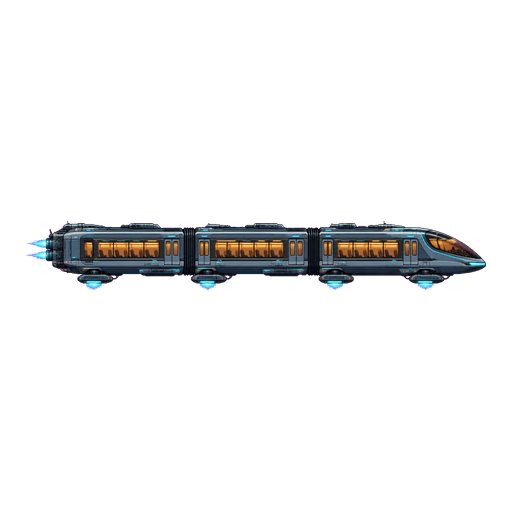
#> input picture assets/production/future/sky-shuttle-v1/single-1.png, 512 x 512 px
$ python prepare_sky_shuttle.py
#> lines starting #> are read from the running program, lines starting #| are printed output that depends on the picture; after the words box and inside, x2 and y2 are one past the last pixel; in counts of white or black regions, pixels touching at a corner belong together
"""Mechanical alpha cleanup/crop and deterministic sky-shuttle flyby sound."""
from pathlib import Path
import wave
import numpy as np
from PIL import Image

ROOT = Path(__file__).resolve().parents[1]
folder = ROOT / 'assets/production/future/sky-shuttle-v1'
image = Image.open(folder / 'single-1.png').convert('RGBA')
#> image is the input picture: PIL image 512x512 RGBA; mean R, G, B, A 6.8, 7.1, 7.4, 21.5
pixels = np.array(image)
r, g, b = [pixels[:, :, n].astype(int) for n in range(3)]
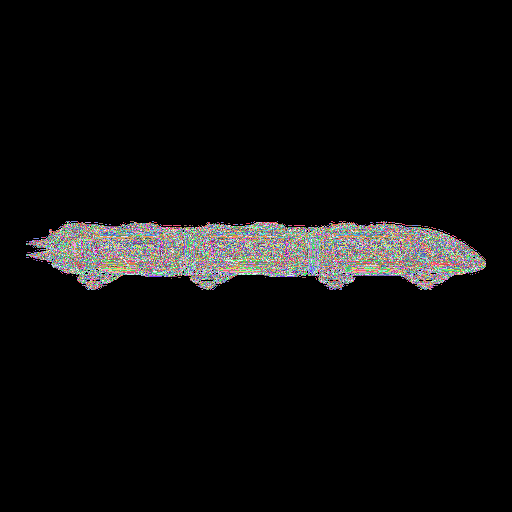
#> r: shape (512, 512) int64; 256 distinct labels, from 0 to 255; one colour per label, 0 black
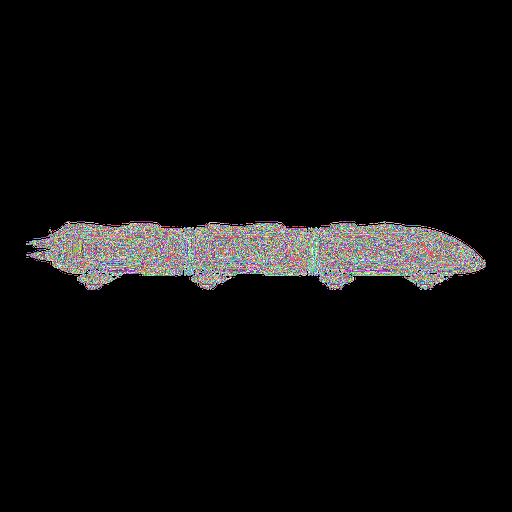
#> g: shape (512, 512) int64; 256 distinct labels, from 0 to 255; one colour per label, 0 black
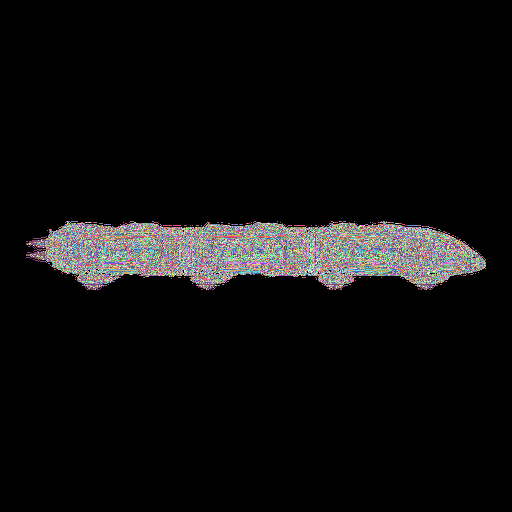
#> b: shape (512, 512) int64; 256 distinct labels, from 0 to 255; one colour per label, 0 black
# Remove chroma-key fringe, preserving blue thrusters and amber windows.
pixels[:, :, 3][(r > g * 1.3 + 20) & (b > g * 1.3 + 20)] = 0
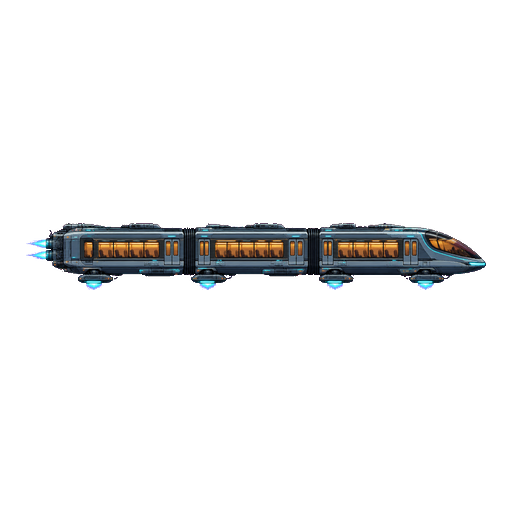
#> pixels: shape (512, 512, 4); 0.25% of pixels changed, all inside (x1, y1, x2, y2) = (29, 221, 486, 290); transparent parts drawn white
image = Image.fromarray(pixels)
image = image.crop(image.getbbox())
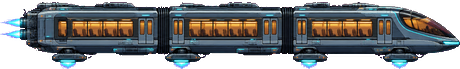
#> image: PIL image 460x69 RGBA; mean R, G, B, A 56, 58.3, 61.1, 176; transparent parts drawn white
canvas = Image.new('RGBA', (image.width + 8, image.height + 8))
#> canvas: PIL image 468x77 RGBA; every value is 0
canvas.paste(image, (4, 4))
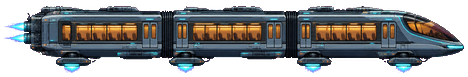
#> canvas: PIL image 468x77 RGBA; mean R, G, B, A 49.4, 51.4, 53.8, 155; transparent parts drawn white
canvas.save(folder / 'shuttle.png')
rate, duration = 22050, 6.0
t = np.arange(int(rate * duration)) / rate
rng = np.random.default_rng(6026)
noise = rng.normal(0, 1, len(t))
noise = np.convolve(noise, np.ones(16) / 16, mode='same')
envelope = np.sin(np.pi * t / duration) ** 1.8
phase = 2 * np.pi * (125 * t - 4 * t * t)
signal = envelope * (0.22 * np.sin(phase) + 0.08 * np.sin(phase * 2.02) + noise * 0.26)
pan = np.linspace(0.1, 0.9, len(t))
stereo = np.stack([signal * np.sqrt(1 - pan), signal * np.sqrt(pan)], axis=1)
path = ROOT / 'assets/audio/future/第6关-飞船掠空.wav'
with wave.open(str(path), 'wb') as sound:
    sound.setnchannels(2)
    sound.setsampwidth(2)
    sound.setframerate(rate)
    sound.writeframes((stereo * 32767).astype('<i2').tobytes())
print(f'Sprite: {canvas.size}; audio: {path}')
#| Sprite: (468, 77); audio: assets/audio/future/第6关-飞船掠空.wav

$ run again, with assets/production/future/sky-shuttle-v1/raw-sheet-clean.png copied over assets/production/future/sky-shuttle-v1/single-1.png
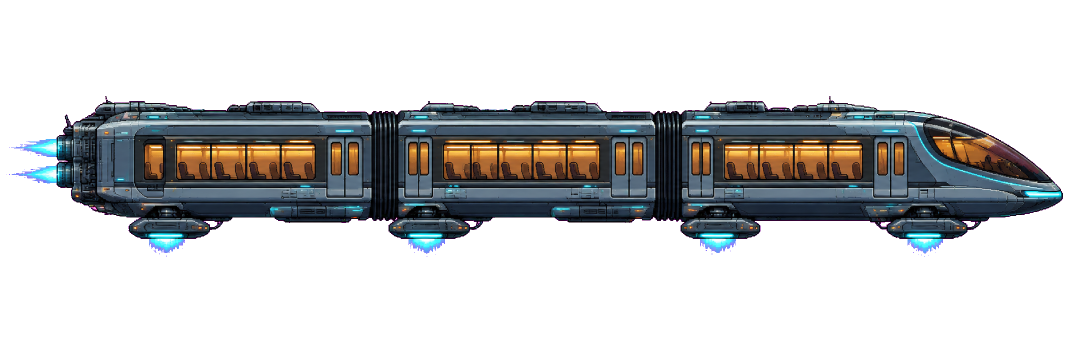
#> input picture assets/production/future/sky-shuttle-v1/raw-sheet-clean.png, 2172 x 724 px (shown at 1/2 size)
#> image is the input picture: PIL image 2172x724 RGBA; mean R, G, B, A 22.5, 23.6, 24.1, 75
#> `r, g, b = [pixels[:, :, n].astype(int) for n in range(3)]`:
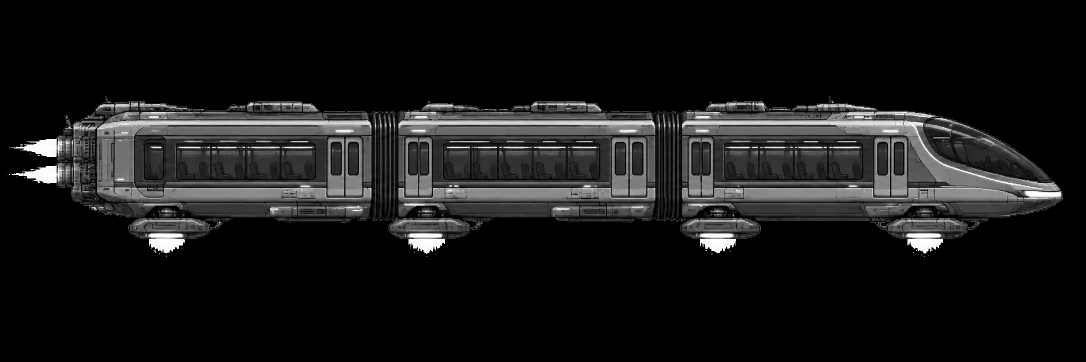
#> b: shape (724, 2172) int64 (shown at 1/2 size); min 0, max 255, mean 24.1
#> pixels: shape (724, 2172, 4); 0.26% of pixels changed, all inside (x1, y1, x2, y2) = (113, 192, 2126, 498)
#> image: PIL image 2113x320 RGBA
#> `canvas.paste(image, (4, 4))`:
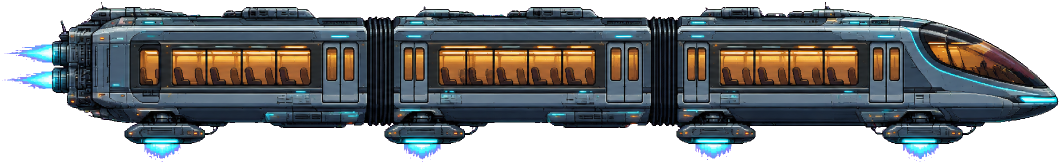
#> canvas: PIL image 2121x328 RGBA (shown at 1/2 size); mean R, G, B, A 50.8, 53.4, 54.5, 168.1; transparent parts drawn white
#| Sprite: (2121, 328); audio: assets/audio/future/第6关-飞船掠空.wav
